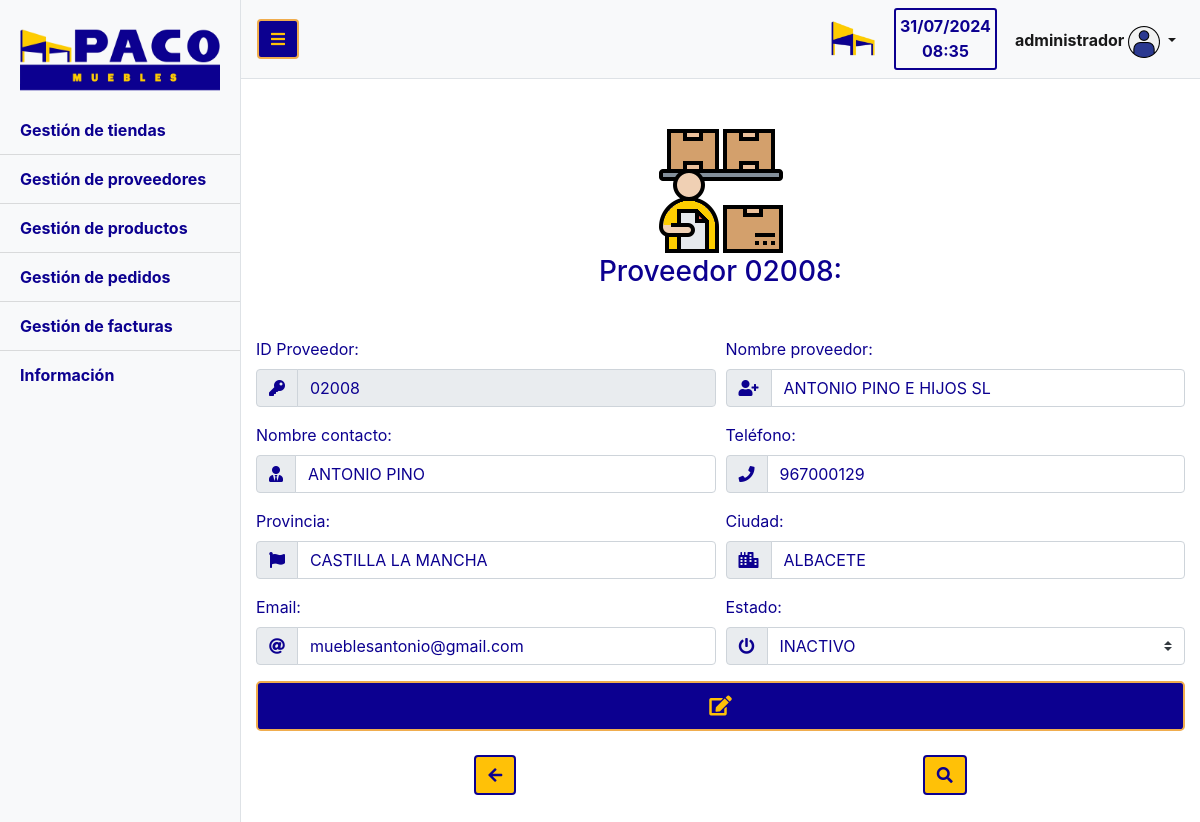
The page /proveedor_editar.php?id=02008 (signed in) on the database its author committed.
### tables this page shows
CREATE TABLE IF NOT EXISTS `PROVEEDORES` (
  `ID_PROVEEDOR` varchar(5) NOT NULL,
  `NOMBRE_PROVEEDOR` varchar(100) NOT NULL,
  `NOMBRE_CONTACTO` varchar(50) DEFAULT NULL,
  `PROVINCIA` varchar(100) NOT NULL,
  `CIUDAD` varchar(100) NOT NULL,
  `TELEFONO` varchar(20) NOT NULL,
  `EMAIL` varchar(100) NOT NULL,
  `ESTADO` tinyint(1) DEFAULT NULL,
  PRIMARY KEY (`ID_PROVEEDOR`),
  UNIQUE KEY `ID_PROVEEDORES_UNIQUE` (`ID_PROVEEDOR`)
);

### proveedor_editar.php (the view, shortened to what this page needs)
<!DOCTYPE html>
<html lang="es">
<head>
  <link rel="stylesheet" href="https://use.fontawesome.com/releases/v5.15.1/css/all.css">
  <link href="vendor/bootstrap/css/bootstrap.min.css" rel="stylesheet">
  <link href="css/inicio.css" rel="stylesheet">
</head>
<body onload="hora_act()">
  <div class="d-flex" id="wrapper">
    <div class="bg-light border-right" id="sidebar-wrapper">
    <div class="sidebar-heading"><a class="text-dark" href="inicio.php"><img src="img/home_pacologo.png" style="width:200px"></a></div>
      <div class="list-group list-group-flush">
        <a href="tienda_home.php" class="list-group-item list-group-item-action bg-light color_bold_font">Gestión de tiendas</a>
        <a href="proveedor_home.php" class="list-group-item list-group-item-action bg-light color_bold_font">Gestión de proveedores</a>
        <a href="producto_home.php" class="list-group-item list-group-item-action bg-light color_bold_font">Gestión de productos</a>
        <a href="pedido_home.php" class="list-group-item list-group-item-action bg-light color_bold_font">Gestión de pedidos</a>
        <a href="facturas.php" class="list-group-item list-group-item-action bg-light color_bold_font">Gestión de facturas</a>
        <a href="informacion.php" class="list-group-item list-group-item-action bg-light color_bold_font">Información</a>
      </div>
    </div>
    <div id="page-content-wrapper">
      <nav class="navbar navbar-expand-lg navbar-light bg-light border-bottom">
      <button class="btn color_use text-warning" id="menu-toggle"><i class="fas fa-bars"></i></button>
        <div class="collapse navbar-collapse" id="navbarSupportedContent">
          <ul class="navbar-nav ml-auto mt-2 mt-lg-0">
            <div class="d-flex float-left mr-3">
              <img class="mx-auto d-block img-fluid" src="img/logo_transparente.png" style="width: 50px"/>
            </div>
            <div id="fecha">
              <div id="reloj">
                <form name="form_reloj">
                  <input type="text" name="reloj" id="casillareloj" disabled="disabled">
                </form>
              </div>
            </div>
            <li class="nav-item active dropdown" id="centrarUsuario">
              <a class="nav-link dropdown-toggle color_bold_font" href="#" id="navbarDropdown" role="button" data-toggle="dropdown" aria-haspopup="true" aria-expanded="false">
                 <?php echo $_SESSION['USER'];?>
                 <img src="img/user.png">
              </a>
            </li>
          </ul>
        </div>
      </nav>
    <?php
      include_once 'conexion.php';
      $id = $_GET['id'];
      $sql = $conexion->prepare("SELECT * FROM PROVEEDORES WHERE ID_PROVEEDOR = ?;");
      $sql ->execute([$id]);
      $proveedor = $sql->fetch(PDO::FETCH_OBJ);
    ?>
    <div class="container my-5 color_font">
      <div class="d-flex justify-content-center">
        <img src="img/proveedores.png">
      </div>
      <h3 class="text-center mb-5">Proveedor <?php echo $proveedor->ID_PROVEEDOR?>:</h3>
      <form method="POST" action="" role="form">
        <div class="form-row">
          <div class="form-group col-md-6">
            <label>ID Proveedor:</label>
            <div class="input-group">
              <div class="input-group-prepend">
                <span class="input-group-text color_font"><i class="fas fa-key"></i></span>
              </div>
              <input type="text" class="form-control color_font" autocomplete="off" value="<?php echo $proveedor->ID_PROVEEDOR?>" minlength="5" maxlength="5" pattern="^(?:[0-9][0-9]*|0)$" <?php include_once 'conexion2.php'; $id_proveedor = $_GET['id']; $consulta = "SELECT * FROM PEDIDOS WHERE ID_PROVEEDOR = $id_proveedor"; $res = mysqli_query($conexion2, $consulta); if(mysqli_num_rows($res)){ echo 'disabled';}else{ echo 'name="id_input"';}?>>
            </div>
          </div>
          <div class="form-group col-md-6">
            <label for="nombre_proveedor2">Nombre proveedor:</label>
            <div class="input-group">
              <div class="input-group-prepend">
                <span class="input-group-text color_font"><i class="fas fa-user-plus"></i></span>
              </div>
              <input type="text" class="form-control color_font" name="nombre_proveedor2" value="<?php echo $proveedor->NOMBRE_PROVEEDOR?>" maxlength="100" maxlength="50" autocomplete="off" required>
            </div>
          </div>
        </div>
        <div class="form-row">
          <div class="form-group col-md-6">
            <label for="nombre_contacto2">Nombre contacto:</label>
            <div class="input-group">
              <div class="input-group-prepend">
                <span class="input-group-text color_font"><i class="fas fa-user-tie"></i></span>
              </div>
              <input type="text" class="form-control color_font" name="nombre_contacto2" value="<?php echo $proveedor->NOMBRE_CONTACTO?>" maxlength="50" autocomplete="off" required>
            </div>
          </div>
          <div class="form-group col-md-6">
            <label for="telefono2">Teléfono:</label>
            <div class="input-group">
              <div class="input-group-prepend">
                <span class="input-group-text color_font"><i class="fas fa-phone"></i></span>
              </div>
              <input type="text" class="form-control color_font" name="telefono2" value="<?php echo $proveedor->TELEFONO?>" minlength="9" maxlength="9" pattern="^(?:[1-9][0-9]*|0)$" autocomplete="off" required>
            </div>
          </div>
        </div>
        <div class="form-row">
          <div class="form-group col-md-6">
            <label for="provincia2">Provincia:</label>
            <div class="input-group">
              <div class="input-group-prepend">
                <span class="input-group-text color_font"><i class="fas fa-flag"></i></span>
              </div>
              <input type="text" class="form-control color_font" name="provincia2" value="<?php echo $proveedor->PROVINCIA?>" maxlength="100" autocomplete="off" required>
            </div>
          </div>
          <div class="form-group col-md-6">
            <label for="ciudad2">Ciudad:</label>
            <div class="input-group">
              <div class="input-group-prepend">
                <span class="input-group-text color_font"><i class="fas fa-city"></i></span>
              </div>
              <input type="text" class="form-control color_font" name="ciudad2" value="<?php echo $proveedor->CIUDAD?>" maxlength="100" autocomplete="off" required>
            </div>
          </div>
        </div>
        <div class="form-row">
          <div class="form-group col-md-6">
            <label for="email2">Email:</label>
            <div class="input-group">
              <div class="input-group-prepend">
                <span class="input-group-text color_font"><i class="fas fa-at"></i></span>
              </div>
              <input type="text" class="form-control color_font" name="email2" value="<?php echo $proveedor->EMAIL?>" maxlength="100" pattern="^[a-zA-Z0-9.!#$%&'*+/=?^_`{|}~-]+@[a-zA-Z0-9-]+(?:\.[a-zA-Z0-9-]+)*$" autocomplete="off" required>
            </div>
          </div>
          <div class="form-group col-md-6">
            <label for="estado2">Estado:</label>
            <div class="input-group">
              <div class="input-group-prepend">
              <span class="input-group-text color_font"><i class="fas fa-power-off"></i></span>
            </div>
            <select class="custom-select color_font" name="estado2">
              <option <?php if($proveedor->ESTADO == 0){ echo 'selected'; } ?> value='0'>INACTIVO</option>
            </select>
            </div>
          </div>
        </div>
        <div class="form-row">
          <div class="form-group col-md-12">
            <button class="btn btn-lg btn-block color_use text-warning" title="Editar" type="submit" name="btn_editar_proveedor"><i class='fas fa-edit'></i></button>
          </div>
        </div>
      </form>
      <div class="container d-flex  justify-content-around mt-2">
        <form method="POST" action="proveedor_buscar.php">
          <button type="submit" name="searchBtn" class="btn color_text bg-warning"><i class="fas fa-arrow-left"></i></button>
        </form>
        <button class="btn color_text bg-warning" title="Buscar" name="lupa-lista" data-toggle="modal" data-target="#listaProveedores"><i class="fas fa-search"></i></button>
      </div>
    </div>
  </div>
</body>
</html>

### css/inicio.css (style rules this page uses)
#wrapper { overflow-x: hidden; }
#sidebar-wrapper { min-height: 100vh; margin-left: -15rem; -webkit-transition: margin .25s ease-out; -moz-transition: margin .25s ease-out; -o-transition: margin .25s ease-out; transition: margin .25s ease-out; }
#sidebar-wrapper .sidebar-heading { padding: 0.875rem 1.25rem; font-size: 1.2rem; }
#sidebar-wrapper .list-group { width: 15rem; }
#page-content-wrapper { min-width: 100vw; }
#reloj, #casillareloj { text-align: center; }
#fecha { text-align: center; font-weight: bold; border: 2px solid #0c0090; padding: 4px; margin-right: 10px; border-radius: 3px; color: #0c0090 }
.color_font { color: #0c0090; }
.color_bold_font { color: #0c0090; font-weight: bold; }
.color_use { background-color: #0c0090; border: 2px solid #f0ad4e; }
.color_text { color: #0c0090; border: 2px solid #0c0090; }
#casillareloj { border: none; background: #f8f9fa; width: 60px; color: #0c0090; font-weight: bold; }
#centrarUsuario { display: flex; justify-content: center; margin-top: 10px; }
@media (min-width: 768px) { #sidebar-wrapper { margin-left: 0; } }
@media (min-width: 768px) { #page-content-wrapper { min-width: 0; width: 100%; } }

### rows shown on the page
proveedores: ID_PROVEEDOR "02008", nombre_proveedor2 "ANTONIO PINO E HIJOS SL", nombre_contacto2 "ANTONIO PINO", telefono2 "967000129", provincia2 "CASTILLA LA MANCHA", ciudad2 "ALBACETE", email2 "mueblesantonio@gmail.com", estado2 "INACTIVO"

### other values the page prints
$_SESSION['USER'] "administrador"
